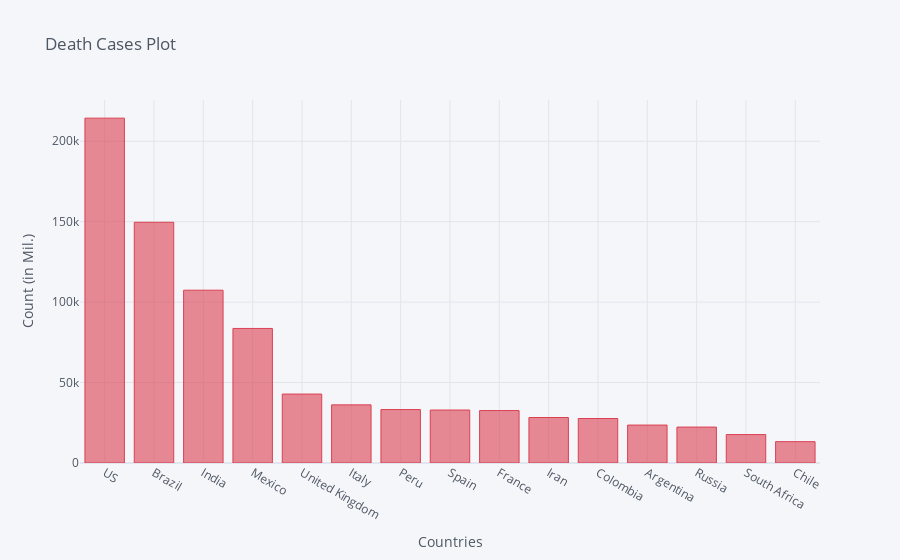

Here is the notebook cell this chart was saved with:
### Code cell
death_df2_plot.iplot(kind='bar', x='Country/Region', y='10/10/20',color='red',
                    title='Death Cases Plot',xTitle='Countries',yTitle='Count (in Mil.)')

### Figure 1 — Plotly figure (JSON) as saved in the notebook; plotly's stock layout.template omitted (floating-point values rounded to 4 significant figures)
{"data": [{"marker": {"color": "rgba(219, 64, 82, 0.6)", "line": {"color": "rgba(219, 64, 82, 1.0)", "width": 1}}, "name": "10/10/20", "orientation": "v", "text": "", "type": "bar", "x": ["US", "Brazil", "India", "Mexico", "United Kingdom", "Italy", "Peru", "Spain", "France", "Iran", "Colombia", "Argentina", "Russia", "South Africa", "Chile"], "y": [214370, 149639, 107416, 83642, 42850, 36140, 33223, 32929, 32601, 28293, 27660, 23581, 22331, 17673, 13272]}], "layout": {"legend": {"bgcolor": "#F5F6F9", "font": {"color": "#4D5663"}}, "paper_bgcolor": "#F5F6F9", "plot_bgcolor": "#F5F6F9", "title": {"font": {"color": "#4D5663"}, "text": "Death Cases Plot"}, "xaxis": {"gridcolor": "#E1E5ED", "showgrid": true, "tickfont": {"color": "#4D5663"}, "title": {"font": {"color": "#4D5663"}, "text": "Countries"}, "zerolinecolor": "#E1E5ED"}, "yaxis": {"gridcolor": "#E1E5ED", "showgrid": true, "tickfont": {"color": "#4D5663"}, "title": {"font": {"color": "#4D5663"}, "text": "Count (in Mil.)"}, "zerolinecolor": "#E1E5ED"}}}
